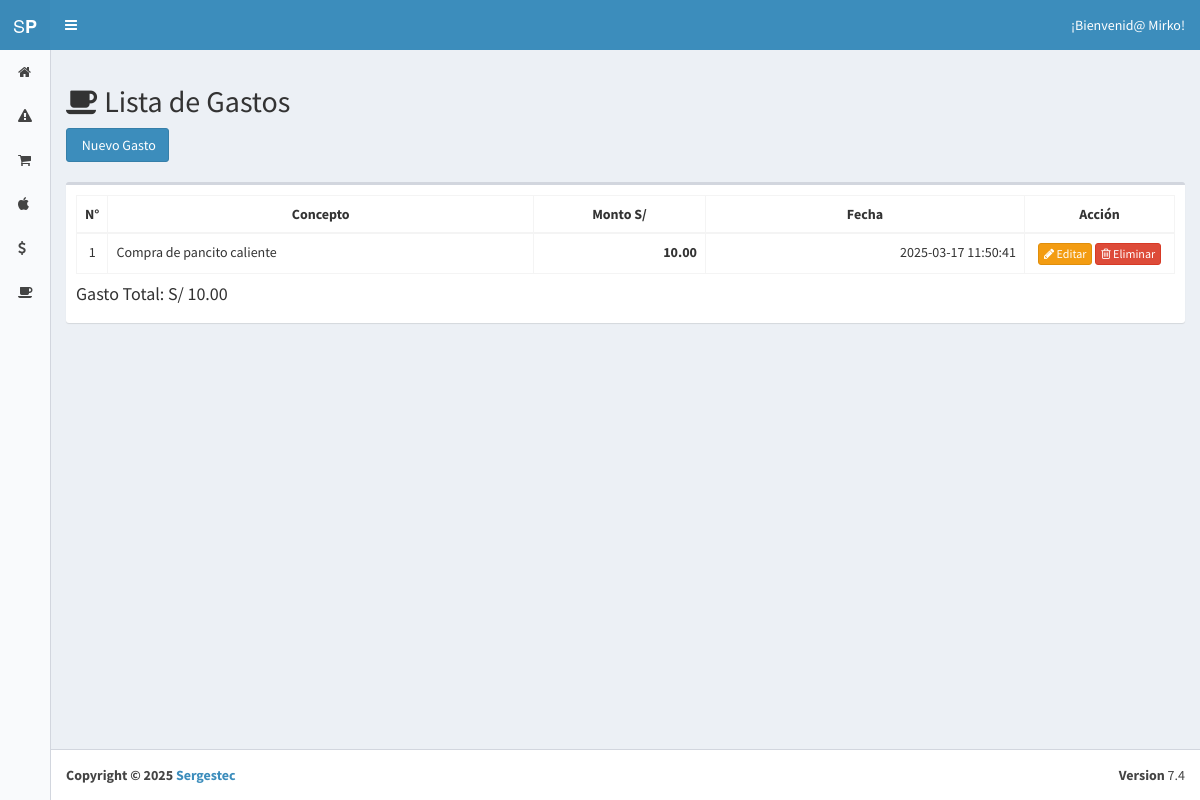
Screenshot of /index.php?view=spends (signed in) with the database file from the repository.
### tables this page shows
CREATE TABLE `configuration` (
  `id` int(11) NOT NULL,
  `short` varchar(255) NOT NULL,
  `name` varchar(255) NOT NULL,
  `kind` int(11) NOT NULL,
  `val` varchar(255) NOT NULL
);

CREATE TABLE `spend` (
  `id` int(11) NOT NULL,
  `name` varchar(50) NOT NULL,
  `price` double DEFAULT NULL,
  `box_id` int(11) DEFAULT NULL,
  `user_id` int(11) NOT NULL,
  `created_at` datetime DEFAULT NULL
);

### core/controller/Lb.php (called while the page is built, shortened)
<?php
class Lb {
	public function start(){
		include "core/app/init.php";
	}
}
?>

### index.php (called while the page is built, shortened)
<?php
	$lb = new Lb();
	$lb->start();
?>

### core/controller/Model.php (called while the page is built, shortened)
<?php
class Model {
	public static function exists($modelname){
		$fullpath = self::getFullpath($modelname);
		$found=false;
		if(file_exists($fullpath)){
			$found = true;
		}
		return $found;
	}
	public static function getFullpath($modelname){
		return Core::$root."core/app/model/".$modelname.".php";
	}
	public static function many($query,$aclass){
		$cnt = 0;
		$array = array();
		while($r = $query->fetch_array()){
			$array[$cnt] = new $aclass;
			$cnt2=1;
			foreach ($r as $key => $v) {
				if($cnt2>0 && $cnt2%2==0){
					$array[$cnt]->$key = $v;
				}
				$cnt2++;
			}
			$cnt++;
		}
		return $array;
	}
	public static function one($query,$aclass){
		$found = null;
		$data = new $aclass;
		while($r = $query->fetch_array()){
			$cnt=1;
			foreach ($r as $key => $v) {
				if($cnt>0 && $cnt%2==0){
					$data->$key = $v;
				}
				$cnt++;
			}
			$found = $data;
			break;
		}
		return $found;
	}
}
?>

### core/controller/Executor.php (called while the page is built, shortened)
<?php
class Executor {
	public static function doit($sql){
		$con = Database::getCon();
		return array($con->query($sql),$con->insert_id);
	}
}
?>

### core/app/model/UserData.php (called while the page is built, shortened)
<?php
	class UserData {
		public static $tablename = "user";
		public static function getById($id){
			$sql = "select * from ".self::$tablename." where id=$id";
			$query = Executor::doit($sql);
			return Model::one($query[0],new UserData());
		}
	}
?>

### core/app/model/SpendData.php (called while the page is built, shortened)
<?php
	class SpendData {
		public static $tablename = "spend";
		public static function getAllByUser($user_id){
			$sql = "select * from ".self::$tablename." where user_id=$user_id order by id desc";
			$query = Executor::doit($sql);
			return Model::many($query[0],new SpendData());
		}
	}
?>

### core/app/model/ConfigurationData.php (called while the page is built, shortened)
<?php
	class ConfigurationData {
		public static $tablename = "configuration";
		public static function getByPreffix($id){
			$sql = "select * from ".self::$tablename." where short=\"$id\"";
			$query = Executor::doit($sql);
			return Model::one($query[0],new ConfigurationData());
		}
	}
?>

### core/app/view/spends-view.php (the view, shortened to what this page needs)
<section class="content">
	<?php $u=null;
  if(isset($_SESSION["user_id"]) &&$_SESSION["user_id"]!=""):
  $u = UserData::getById($_SESSION["user_id"]);
	$currency = ConfigurationData::getByPreffix("currency")->val; ?>
	<div class="row">
		<div class="col-md-12">
			<h2><i class="fa fa-coffee"></i> Lista de Gastos</h2>
			<a href='#spend_new' data-toggle='modal' class='btn btn-primary'><i class='fa fa-th-coffee'></i> Nuevo Gasto</a>
			<div class="clearfix"></div><br>
			<?php if($u->is_admin==1){
				$spends = SpendData::getAllUnBoxed();
			}else{
				$spends = SpendData::getAllByUser($u->id);
			}
			$total = 0;
			if(count($spends)>0){ ?>
			<div class="box">
			    <div class="box-body no-padding">
			        <div class="box-body table-responsive">
						<table class="table table-bordered datatable table-hover">
							<thead>
								<th style="text-align: center; width: 30px;">N°</th>
								<th style="text-align: center;">Concepto</th>
								<th style="text-align: center;">Monto&nbsp;<?php echo $currency; ?></th>
								<th style="text-align: center;">Fecha</th>
								<th style="text-align: center; width: 150px;">Acción</th>
							</thead>
							<?php for($number=0; $number<1; $number++);
							foreach($spends as $spend){
								$user = $spend->getUser(); ?>
							<tr>
								<td style="text-align: center;"><?php echo $number; ?></td> <?php $number++; ?>
								<td><?php echo $spend->name; ?></td>
								<td style="text-align: right;S"><b><?php echo number_format($spend->price,2,".",","); ?></b></td>
								<td style="text-align: right;"><?php echo $spend->created_at; ?></td>
								<td style=" text-align: center;">
									<a href="index.php?view=spend_edit&id=<?php echo $spend->id; ?>" class="btn btn-xs btn-warning" ><i class="fa fa-pencil" ></i> Editar</a>
									<?php if($u->is_admin==1 || $spend->user_id==$u->id): ?><a href="index.php?action=spend_del&id=<?php echo $spend->id;?>" onclick="return confirm('¿Está seguro de eliminar?')" class="btn btn-danger btn-xs"><i class="fa fa-trash-o"></i> Eliminar</a><?php endif; ?>
								</td>
							</tr>
							<?php $total+=$spend->price; } ?>
						</table>
						<h4>Gasto Total: <?php echo $currency.' '.number_format($total,2,".",",")?></h4>
					</div>
				</div>
			</div>
			<?php }else{
			echo "<p class='alert alert-danger'>No hay Gastos</p>";
			} ?>
		</div>
	</div>
	<?php endif; ?>
</section>

### rows the page displays
configuration: val "S/"
spend: name "Compra de pancito caliente", price "10.00", created_at "2025-03-17 11:50:41"

### other values shown
UserData::getById($_SESSION["user_id"])->name "Mirko"
$total "10.00"
Date("Y") "2025"
